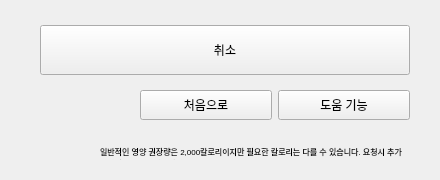
           <widget class="QWidget" name="footer" native="true">
            <property name="maximumSize">
             <size>
              <width>16777215</width>
              <height>200</height>
             </size>
            </property>
            <layout class="QHBoxLayout" name="horizontalLayout_63">
             <property name="spacing">
              <number>0</number>
             </property>
             <property name="leftMargin">
              <number>0</number>
             </property>
             <property name="topMargin">
              <number>0</number>
             </property>
             <property name="rightMargin">
              <number>0</number>
             </property>
             <property name="bottomMargin">
              <number>0</number>
             </property>
             <item>
              <spacer name="horizontalSpacer_19">
               <property name="orientation">
                <enum>Qt::Horizontal</enum>
               </property>
               <property name="sizeType">
                <enum>QSizePolicy::Expanding</enum>
               </property>
               <property name="sizeHint" stdset="0">
                <size>
                 <width>40</width>
                 <height>20</height>
                </size>
               </property>
              </spacer>
             </item>
             <item>
              <widget class="QWidget" name="widget_111" native="true">
               <property name="minimumSize">
                <size>
                 <width>400</width>
                 <height>180</height>
                </size>
               </property>
               <property name="maximumSize">
                <size>
                 <width>400</width>
                 <height>180</height>
                </size>
               </property>
               <property name="layoutDirection">
                <enum>Qt::RightToLeft</enum>
               </property>
               <layout class="QVBoxLayout" name="verticalLayout_181">
                <property name="spacing">
                 <number>10</number>
                </property>
                <property name="leftMargin">
                 <number>0</number>
                </property>
                <property name="topMargin">
                 <number>0</number>
                </property>
                <property name="rightMargin">
                 <number>30</number>
                </property>
                <property name="bottomMargin">
                 <number>0</number>
                </property>
                <item>
                 <spacer name="verticalSpacer_16">
                  <property name="orientation">
                   <enum>Qt::Vertical</enum>
                  </property>
                  <property name="sizeType">
                   <enum>QSizePolicy::Fixed</enum>
                  </property>
                  <property name="sizeHint" stdset="0">
                   <size>
                    <width>20</width>
                    <height>20</height>
                   </size>
                  </property>
                 </spacer>
                </item>
                <item>
                 <widget class="QPushButton" name="btn_cancel_2">
                  <property name="minimumSize">
                   <size>
                    <width>0</width>
                    <height>50</height>
                   </size>
                  </property>
                  <property name="text">
                   <string>취소</string>
                  </property>
                 </widget>
                </item>
                <item>
                 <widget class="QWidget" name="widget_112" native="true">
                  <property name="sizePolicy">
                   <sizepolicy hsizetype="Fixed" vsizetype="Fixed">
                    <horstretch>0</horstretch>
                    <verstretch>0</verstretch>
                   </sizepolicy>
                  </property>
                  <property name="minimumSize">
                   <size>
                    <width>270</width>
                    <height>30</height>
                   </size>
                  </property>
                  <property name="maximumSize">
                   <size>
                    <width>270</width>
                    <height>30</height>
                   </size>
                  </property>
                  <property name="sizeIncrement">
                   <size>
                    <width>0</width>
                    <height>0</height>
                   </size>
                  </property>
                  <layout class="QHBoxLayout" name="horizontalLayout_21">
                   <property name="leftMargin">
                    <number>0</number>
                   </property>
                   <property name="topMargin">
                    <number>0</number>
                   </property>
                   <property name="rightMargin">
                    <number>0</number>
                   </property>
                   <property name="bottomMargin">
                    <number>0</number>
                   </property>
                   <item>
                    <widget class="QPushButton" name="btn_help_stanby_7">
                     <property name="sizePolicy">
                      <sizepolicy hsizetype="Expanding" vsizetype="Expanding">
                       <horstretch>0</horstretch>
                       <verstretch>0</verstretch>
                      </sizepolicy>
                     </property>
                     <property name="minimumSize">
                      <size>
                       <width>130</width>
                       <height>25</height>
                      </size>
                     </property>
                     <property name="text">
                      <string>도움 기능</string>
                     </property>
                    </widget>
                   </item>
                   <item>
                    <widget class="QPushButton" name="btn_go_standby_1">
                     <property name="sizePolicy">
                      <sizepolicy hsizetype="Expanding" vsizetype="Expanding">
                       <horstretch>0</horstretch>
                       <verstretch>0</verstretch>
                      </sizepolicy>
                     </property>
                     <property name="minimumSize">
                      <size>
                       <width>130</width>
                       <height>25</height>
                      </size>
                     </property>
                     <property name="text">
                      <string>처음으로</string>
                     </property>
                    </widget>
                   </item>
                  </layout>
                 </widget>
                </item>
                <item>
                 <widget class="QWidget" name="widget_113" native="true">
                  <property name="maximumSize">
                   <size>
                    <width>310</width>
                    <height>40</height>
                   </size>
                  </property>
                  <layout class="QVBoxLayout" name="verticalLayout_182">
                   <property name="spacing">
                    <number>0</number>
                   </property>
                   <property name="leftMargin">
                    <number>0</number>
                   </property>
                   <property name="topMargin">
                    <number>10</number>
                   </property>
                   <property name="rightMargin">
                    <number>0</number>
                   </property>
                   <property name="bottomMargin">
                    <number>0</number>
                   </property>
                   <item>
                    <widget class="QLabel" name="label_warning_calories_7">
                     <property name="layoutDirection">
                      <enum>Qt::RightToLeft</enum>
                     </property>
                     <property name="text">
                      <string>&lt;html&gt;&lt;head/&gt;&lt;body&gt;&lt;p&gt;&lt;span style=&quot; font-size:6pt;&quot;&gt;일반적인 영양 권장량은 2,000칼로리이지만 필요한 칼로리는 다를 수 있습니다. 요청시 추가 영양정보를 제공해드립니다.&lt;/span&gt;&lt;/p&gt;&lt;/body&gt;&lt;/html&gt;</string>
                     </property>
                     <property name="wordWrap">
                      <bool>true</bool>
                     </property>
                    </widget>
                   </item>
                   <item>
                    <spacer name="verticalSpacer_36">
                     <property name="orientation">
                      <enum>Qt::Vertical</enum>
                     </property>
                     <property name="sizeType">
                      <enum>QSizePolicy::Fixed</enum>
                     </property>
                     <property name="sizeHint" stdset="0">
                      <size>
                       <width>20</width>
                       <height>20</height>
                      </size>
                     </property>
                    </spacer>
                   </item>
                  </layout>
                 </widget>
                </item>
               </layout>
              </widget>
             </item>
            </layout>
           </widget>
